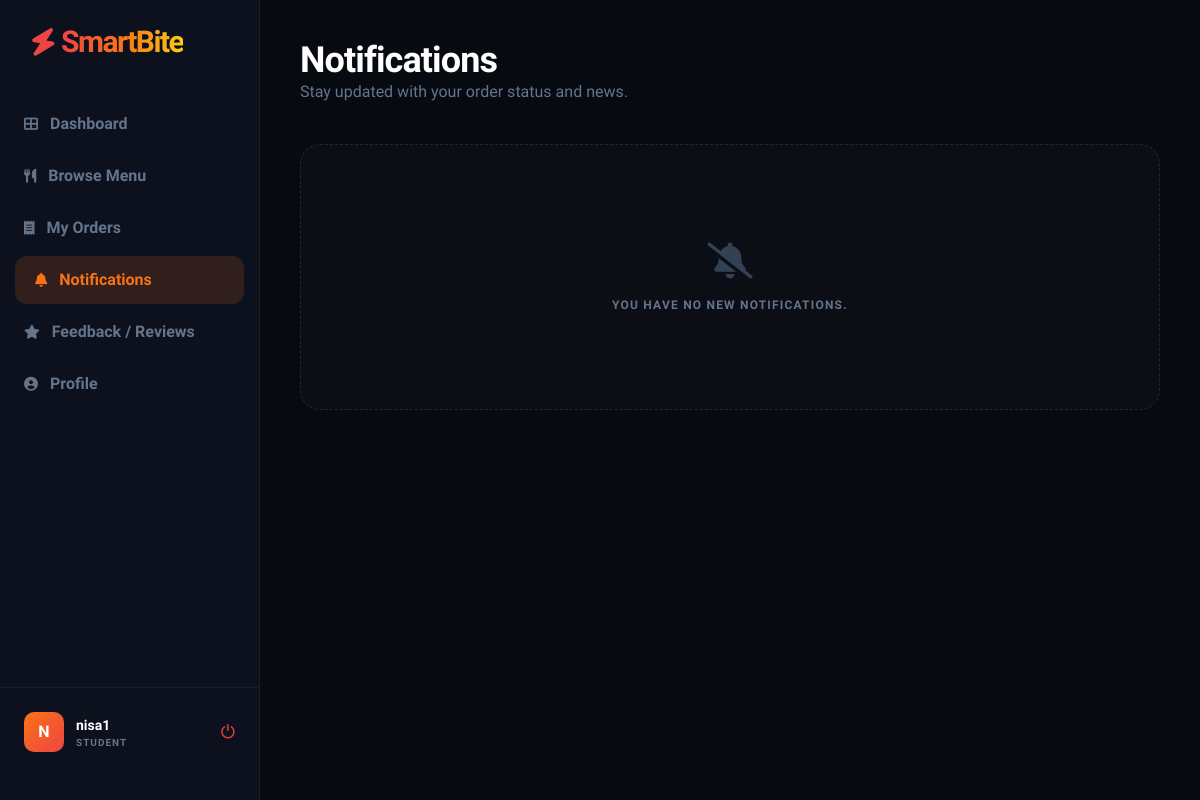
Page /notifications/ (signed in) on the earlier database version.
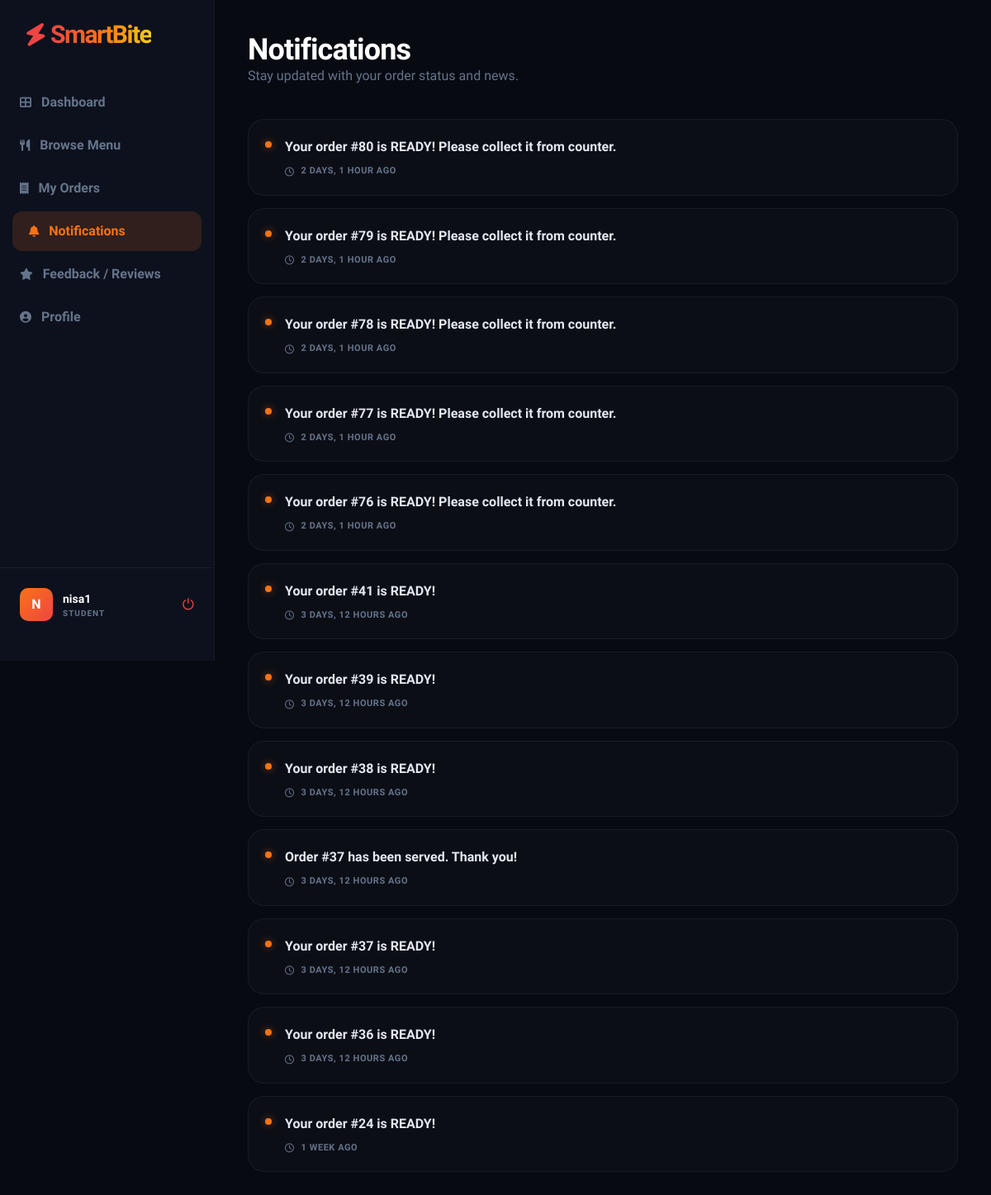
Same page on the later database version.
### SmartCanteen/models.py (models this page shows, shortened)
class Notification(models.Model):
    user = models.ForeignKey(
        User,
        on_delete=models.CASCADE,
        related_name='notifications'
    )
    message = models.CharField(max_length=255)
    is_read = models.BooleanField(default=False)
    created_at = models.DateTimeField(auto_now_add=True)

### SmartCanteen/views.py (the view)
# urls.py: path('notifications/', views.notifications_view, name='notifications'),
@login_required
def notifications_view(request):
    notifications = Notification.objects.filter(
        user=request.user
    ).order_by('-created_at')
    Notification.objects.filter(
        user=request.user,
        is_read=False
    ).update(is_read=True)
    return render(request, 'notification.html', {
        'notifications': notifications,
        'unread_count': 0
    })

### templates/notification.html (shortened to what this page needs)
<!DOCTYPE html>
<html lang="en">
<head>
    <script src="https://cdn.tailwindcss.com"></script>
    <link rel="stylesheet" href="https://cdnjs.cloudflare.com/ajax/libs/font-awesome/6.0.0/css/all.min.css">
</head>
<body>
    <aside class="sidebar flex flex-col justify-between">
        <div>
            <div class="px-8 mb-10">
                <h1 class="text-3xl brand-logo">
                    <i class="fas fa-bolt" style="color: #ef4444; transform: rotate(10deg);"></i>
                    <span class="brand-gradient">SmartBite</span>
                </h1>
            </div>
            <nav class="space-y-1">
                <a href="{% url 'dashboard' %}" class="nav-item"><i class="fas fa-th-large mr-3 text-sm"></i> Dashboard</a>
                <a href="{% url 'menu' %}" class="nav-item"><i class="fas fa-utensils mr-3 text-sm"></i> Browse Menu</a>
                <a href="{% url 'orders_view' %}" class="nav-item"><i class="fas fa-receipt mr-3 text-sm"></i> My Orders</a>
                <a href="{% url 'notifications' %}" class="nav-item active">
                    <i class="fas fa-bell mr-3 text-sm"></i> Notifications
                </a>
                <a href="{% url 'reviews_list' %}" class="nav-item"><i class="fas fa-star mr-3 text-sm"></i> Feedback / Reviews</a>
                <a href="{% url 'profile' %}" class="nav-item"><i class="fas fa-user-circle mr-3 text-sm"></i> Profile</a>
            </nav>
        </div>
        <div class="p-6 border-t border-white/5">
            <div class="flex items-center gap-3">
                <div class="avatar-box">{{ request.user.username|slice:":1"|upper }}</div>
                <div class="flex-1">
                    <p class="text-sm font-bold text-white">{{ request.user.username }}</p>
                    <p class="text-[10px] text-slate-500 uppercase font-black tracking-widest">{{ profile.role|default:"STUDENT" }}</p>
                </div>
                <a href="{% url 'logout' %}" class="text-red-500 hover:scale-110 transition text-lg" title="Logout">
                    ⏻
                </a>
            </div>
        </div>
    </aside>
    <main class="main-content">
        <header class="mb-10">
            <h1 class="text-4xl font-black text-white tracking-tight">Notifications</h1>
            <p class="text-slate-500 font-medium">Stay updated with your order status and news.</p>
        </header>
        <div class="max-w-4xl">
            {% for n in notifications %}
                <div class="notif-card flex items-start gap-4">
                    <div class="mt-1.5">
                        <div class="w-2 h-2 rounded-full bg-orange-500 shadow-[0_0_10px_rgba(249,115,22,0.5)]"></div>
                    </div>
                    <div class="flex-1">
                        <p class="text-slate-200 font-semibold leading-relaxed">{{ n.message }}</p>
                        <div class="flex items-center gap-2 mt-2 text-slate-500 text-[11px] font-bold uppercase tracking-wider">
                            <i class="far fa-clock"></i>
                            <span>{{ n.created_at|timesince }} ago</span>
                        </div>
                    </div>
                </div>
            {% empty %}
                <div class="notif-card text-center py-24 border-dashed border-white/10">
                    <i class="fas fa-bell-slash text-4xl text-slate-700 mb-4"></i>
                    <p class="text-slate-500 font-bold uppercase tracking-widest text-xs">You have no new notifications.</p>
                </div>
            {% endfor %}
        </div>
    </main>
</body>
</html>

Differences in the rows shown:
added Notification: message "Your order #80 is READY! Please collect it from counter.", created_at "2 DAYS, 1 HOUR"
added Notification: message "Your order #79 is READY! Please collect it from counter.", created_at "2 DAYS, 1 HOUR"
added Notification: message "Your order #78 is READY! Please collect it from counter.", created_at "2 DAYS, 1 HOUR"
added Notification: message "Your order #77 is READY! Please collect it from counter.", created_at "2 DAYS, 1 HOUR"
added Notification: message "Your order #76 is READY! Please collect it from counter.", created_at "2 DAYS, 1 HOUR"
added Notification: message "Your order #41 is READY!", created_at "3 DAYS, 12 HOURS"
added Notification: message "Your order #39 is READY!", created_at "3 DAYS, 12 HOURS"
added Notification: message "Your order #38 is READY!", created_at "3 DAYS, 12 HOURS"
added Notification: message "Order #37 has been served. Thank you!", created_at "3 DAYS, 12 HOURS"
added Notification: message "Your order #37 is READY!", created_at "3 DAYS, 12 HOURS"
added Notification: message "Your order #36 is READY!", created_at "3 DAYS, 12 HOURS"
added Notification: message "Your order #24 is READY!", created_at "1 WEEK"
Other differences:
text no longer shown: "YOU HAVE NO NEW NOTIFICATIONS."
